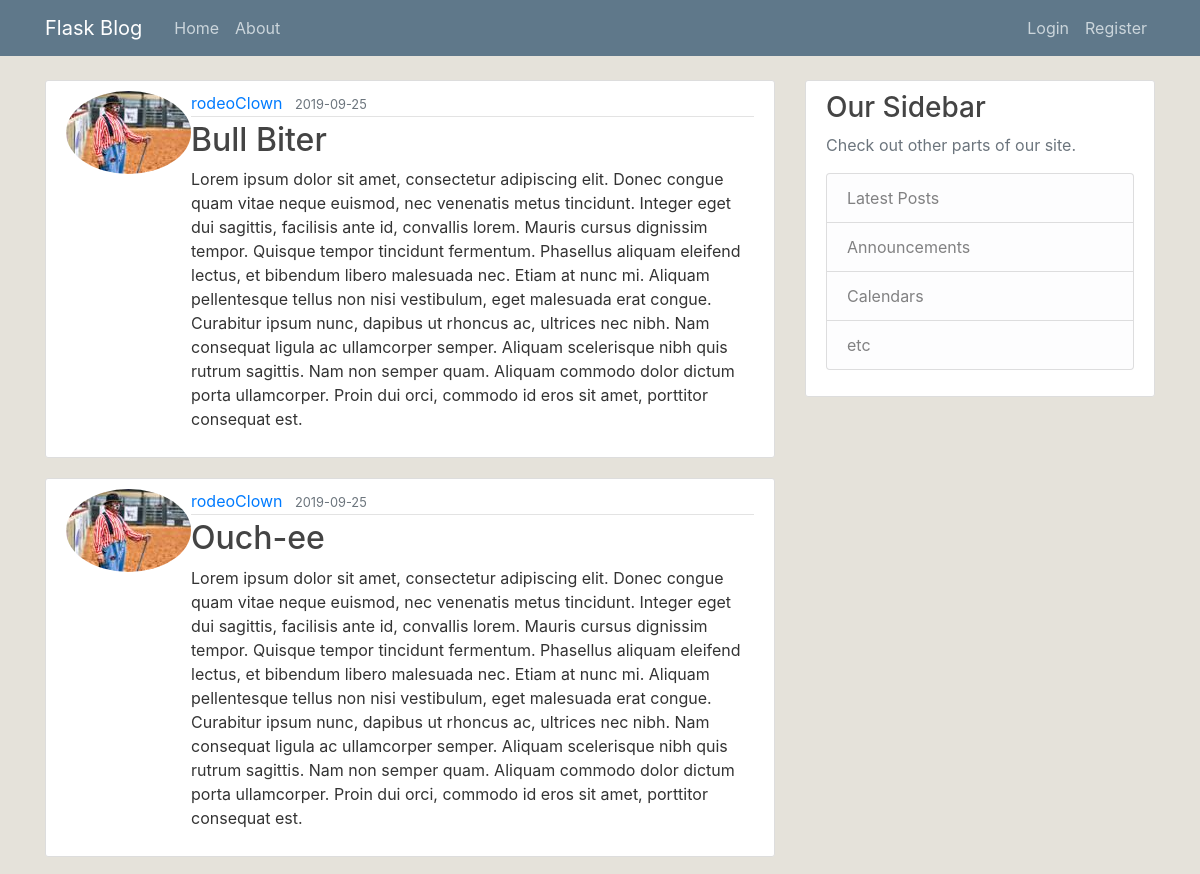
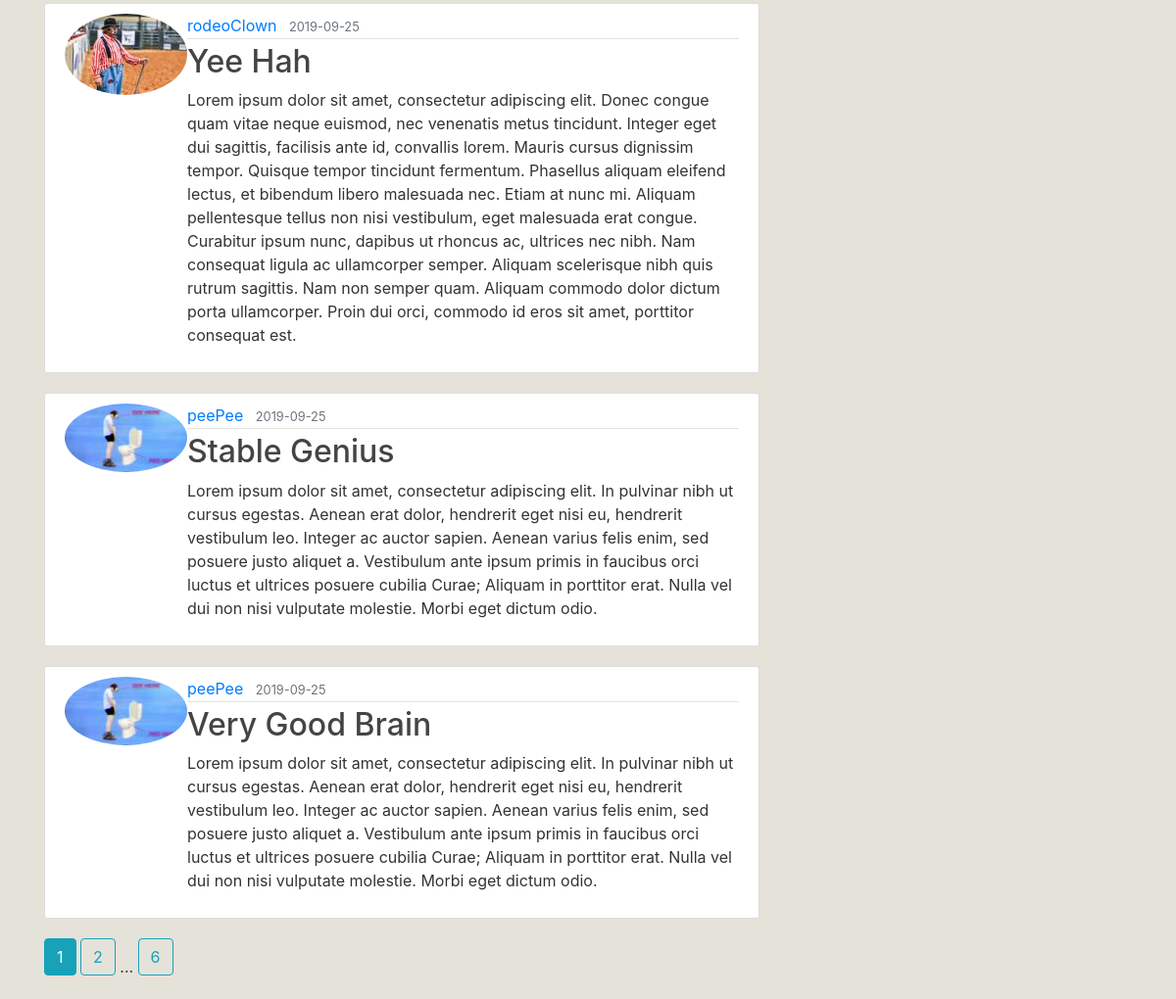
The page /home on the database its author committed (2 pictures, top to bottom).
### flaskblog/models.py (models this page shows, shortened)
class Post(db.Model):
    id = db.Column(db.Integer, primary_key=True)
    title = db.Column(db.String(100), nullable=False)
    date_posted = db.Column(db.DateTime, nullable=False, default=datetime.utcnow)
    content = db.Column(db.Text, nullable=False)
    user_id = db.Column(db.Integer, db.ForeignKey('user.id'), nullable=False)

class User(db.Model, UserMixin):
    id = db.Column(db.Integer, primary_key=True)
    username = db.Column(db.String(20), unique=True, nullable=False)
    email = db.Column(db.String(120), unique=True, nullable=False)
    image_file = db.Column(db.String(20), nullable=False, default='default.jpg')
    password = db.Column(db.String(60), nullable=False)
    posts = db.relationship('Post', backref='author', lazy=True)

### flaskblog/routes.py (the view)
@app.route("/")
@app.route("/home")
def home():
    page = request.args.get('page', 1, type=int)
    posts = Post.query.order_by(Post.date_posted.desc()).paginate(page=page, per_page=5)
    return render_template('home.html', posts=posts)

### flaskblog/templates/home.html
{% extends "layout.html" %}
{% block content %}
  {% for post in posts.items %}
  <article class="media content-section">
    <img src="{{ url_for('static', filename='profile_pics/' + post.author.image_file) }}" alt="" class="rounded-circle article-image">
    <div class="media-body">
      <div class="article-metadata">
        <a class="mr-2" href="#">{{ post.author.username }}</a>
        <small class="text-muted">{{ post.date_posted.strftime('%Y-%m-%d') }}</small>
      </div>
      <h2><a class="article-title" href="{{ url_for('post', post_id=post.id) }}">{{ post.title }}</a></h2>
      <p class="article-content">{{ post.content }}</p>
    </div>
  </article>
  {% endfor %}
  {% for page_num in posts.iter_pages(left_edge=1, right_edge=1, left_current=1, right_current=2) %}
    {% if page_num %}
      {% if posts.page == page_num %}
        <a class="btn btn-info mb-4" href="{{ url_for('home', page=page_num) }}">{{ page_num }}</a>
      {% else %}
        <a class="btn btn-outline-info mb-4" href="{{ url_for('home', page=page_num) }}">{{ page_num }}</a>
      {% endif %}
    {% else %}
      ...
    {% endif %}
  {% endfor %}
{% endblock content %}

### flaskblog/templates/layout.html (shortened to what this page needs)
<!DOCTYPE html>
<html lang="en-us" dir="ltr">
  <head>
    <link rel="stylesheet" href="https://stackpath.bootstrapcdn.com/bootstrap/4.3.1/css/bootstrap.min.css">
    <link rel="stylesheet" href="{{ url_for('static', filename='main.css') }}">
  </head>
  <body>
    <header class="site-header">
      <nav class="navbar navbar-expand-md navbar-dark bg-steel fixed-top">
        <div class="container">
          <a class="navbar-brand mr-4" href="/">Flask Blog</a>
          <div class="collapse navbar-collapse" id="navbarToggle">
            <div class="navbar-nav mr-auto">
              <a class="nav-item nav-link" href="{{ url_for('home') }}">Home</a>
              <a class="nav-item nav-link" href="{{ url_for('about') }}">About</a>
            </div>
            <div class="navbar-nav">
              {% if current_user.is_authenticated %}
                <a class="nav-item nav-link" href="{{ url_for('new_post') }}">New Post</a>
                <a class="nav-item nav-link" href="{{ url_for('account') }}">Account</a>
                <a class="nav-item nav-link" href="{{ url_for('logout') }}">Logout</a>
              {% else %}
                <a class="nav-item nav-link" href="{{ url_for('login') }}">Login</a>
                <a class="nav-item nav-link" href="{{ url_for('register') }}">Register</a>
              {% endif %}
            </div>
          </div>
        </div>
      </nav>
    </header>
    <main role="main" class="container">
      <div class="row">
        <div class="col-md-8">
          {% block content %}{% endblock %}
        </div>
        <div class="col-md-4">
          <div class="content-section">
            <h3>Our Sidebar</h3>
            <p class='text-muted'>Check out other parts of our site.
              <ul class="list-group">
                <li class="list-group-item list-group-item-light">Latest Posts</li>
                <li class="list-group-item list-group-item-light">Announcements</li>
                <li class="list-group-item list-group-item-light">Calendars</li>
                <li class="list-group-item list-group-item-light">etc</li>
              </ul>
            </p>
          </div>
        </div>
      </div>
    </main>
  </body>
</html>

### flaskblog/static/main.css (style rules this page uses)
body { background: #e5e2da; color: #333333; margin-top: 5rem; }
h1, h2, h3, h4, h5, h6 { color: #444444; }
.bg-steel { background-color: #5f788a; }
.site-header .navbar-nav .nav-link { color: #cbd5db; }
.content-section { background: #ffffff; padding: 10px 20px; border: 1px solid #dddddd; border-radius: 3px; margin-bottom: 20px; }
.article-title { color: #444444; }
.article-content { white-space: pre-line; }
.article-metadata { padding-bottom: 1px; margin-bottom: 4px; border-bottom: 1px solid #e3e3e3 }

### rows shown on the page
Post: image_file (picture), author.username "rodeoClown", date_posted "2019-09-25", title "Bull Biter", content "Lorem ipsum dolor sit amet, consectetur adipiscing elit. Donec congue quam vitae neque euismod, nec venenatis metus tincidunt. Integer eget dui sagittis, facilisis ante id, convallis lorem. Mauris cursus dignissim tempor. Quisque tempor tincidunt fermentum. Phasellus aliquam eleifend lectus, et bibendum libero malesuada nec. Etiam at nunc mi. Aliquam pellentesque tellus non nisi vestibulum, eget malesuada erat congue. Curabitur ipsum nunc, dapibus ut rhoncus ac, ultrices nec nibh. Nam consequat ligula ac ullamcorper semper. Aliquam scelerisque nibh quis rutrum sagittis. Nam non semper quam. Aliquam commodo dolor dictum porta ullamcorper. Proin dui orci, commodo id eros sit amet, porttitor…"
Post: image_file (picture), author.username "rodeoClown", date_posted "2019-09-25", title "Ouch-ee", content "Lorem ipsum dolor sit amet, consectetur adipiscing elit. Donec congue quam vitae neque euismod, nec venenatis metus tincidunt. Integer eget dui sagittis, facilisis ante id, convallis lorem. Mauris cursus dignissim tempor. Quisque tempor tincidunt fermentum. Phasellus aliquam eleifend lectus, et bibendum libero malesuada nec. Etiam at nunc mi. Aliquam pellentesque tellus non nisi vestibulum, eget malesuada erat congue. Curabitur ipsum nunc, dapibus ut rhoncus ac, ultrices nec nibh. Nam consequat ligula ac ullamcorper semper. Aliquam scelerisque nibh quis rutrum sagittis. Nam non semper quam. Aliquam commodo dolor dictum porta ullamcorper. Proin dui orci, commodo id eros sit amet, porttitor…"
Post: image_file (picture), author.username "rodeoClown", date_posted "2019-09-25", title "Yee Hah", content "Lorem ipsum dolor sit amet, consectetur adipiscing elit. Donec congue quam vitae neque euismod, nec venenatis metus tincidunt. Integer eget dui sagittis, facilisis ante id, convallis lorem. Mauris cursus dignissim tempor. Quisque tempor tincidunt fermentum. Phasellus aliquam eleifend lectus, et bibendum libero malesuada nec. Etiam at nunc mi. Aliquam pellentesque tellus non nisi vestibulum, eget malesuada erat congue. Curabitur ipsum nunc, dapibus ut rhoncus ac, ultrices nec nibh. Nam consequat ligula ac ullamcorper semper. Aliquam scelerisque nibh quis rutrum sagittis. Nam non semper quam. Aliquam commodo dolor dictum porta ullamcorper. Proin dui orci, commodo id eros sit amet, porttitor…"
Post: image_file (picture), author.username "peePee", date_posted "2019-09-25", title "Stable Genius", content "Lorem ipsum dolor sit amet, consectetur adipiscing elit. In pulvinar nibh ut cursus egestas. Aenean erat dolor, hendrerit eget nisi eu, hendrerit vestibulum leo. Integer ac auctor sapien. Aenean varius felis enim, sed posuere justo aliquet a. Vestibulum ante ipsum primis in faucibus orci luctus et ultrices posuere cubilia Curae; Aliquam in porttitor erat. Nulla vel dui non nisi vulputate molestie. Morbi eget dictum odio."
Post: image_file (picture), author.username "peePee", date_posted "2019-09-25", title "Very Good Brain", content "Lorem ipsum dolor sit amet, consectetur adipiscing elit. In pulvinar nibh ut cursus egestas. Aenean erat dolor, hendrerit eget nisi eu, hendrerit vestibulum leo. Integer ac auctor sapien. Aenean varius felis enim, sed posuere justo aliquet a. Vestibulum ante ipsum primis in faucibus orci luctus et ultrices posuere cubilia Curae; Aliquam in porttitor erat. Nulla vel dui non nisi vulputate molestie. Morbi eget dictum odio."

### other values the page prints
{{ page_num }} "1"
{{ page_num }} "2" "6"
